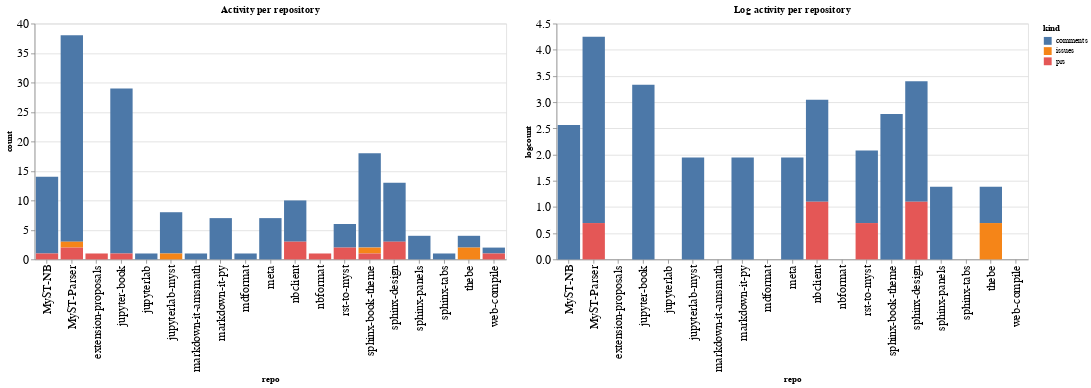

The cell this chart's notebook holds for it:
### Code cell
ch1 = alt.Chart(repo_summaries, width=600, title="Activity per repository").mark_bar().encode(
    x='repo',
    y='count',
    color='kind',
    tooltip="kind"
)

ch2 = alt.Chart(repo_summaries, width=600, title="Log activity per repository").mark_bar().encode(
    x='repo',
    y='logcount',
    color='kind',
    tooltip="kind"
)

ch1 | ch2

### Figure 1 — Vega-Lite specification as saved in the notebook (floating-point values rounded to 4 significant figures)
{"config": {"axisLeft": {"labelFontSize": 15}, "axisBottom": {"labelFontSize": 15}}, "hconcat": [{"mark": "bar", "encoding": {"color": {"type": "nominal", "field": "kind"}, "tooltip": {"type": "nominal", "field": "kind"}, "x": {"type": "nominal", "field": "repo"}, "y": {"type": "quantitative", "field": "count"}}, "title": "Activity per repository", "width": 600}, {"mark": "bar", "encoding": {"color": {"type": "nominal", "field": "kind"}, "tooltip": {"type": "nominal", "field": "kind"}, "x": {"type": "nominal", "field": "repo"}, "y": {"type": "quantitative", "field": "logcount"}}, "title": "Log activity per repository", "width": 600}], "data": {"name": "data-8a091a533b7fd9f1e2ef4a701f11c15a"}, "$schema": "https://vega.github.io/schema/vega-lite/v4.8.1.json", "datasets": {"data-8a091a533b7fd9f1e2ef4a701f11c15a": [{"repo": "MyST-NB", "kind": "comments", "count": 13, "logcount": 2.565}, {"repo": "MyST-NB", "kind": "prs", "count": 1, "logcount": 0.0}, {"repo": "MyST-Parser", "kind": "comments", "count": 35, "logcount": 3.555}, {"repo": "MyST-Parser", "kind": "issues", "count": 1, "logcount": 0.0}, {"repo": "MyST-Parser", "kind": "prs", "count": 2, "logcount": 0.6931}, {"repo": "extension-proposals", "kind": "prs", "count": 1, "logcount": 0.0}, {"repo": "jupyter-book", "kind": "comments", "count": 28, "logcount": 3.332}, {"repo": "jupyter-book", "kind": "prs", "count": 1, "logcount": 0.0}, {"repo": "jupyterlab", "kind": "comments", "count": 1, "logcount": 0.0}, {"repo": "jupyterlab-myst", "kind": "comments", "count": 7, "logcount": 1.946}, {"repo": "jupyterlab-myst", "kind": "issues", "count": 1, "logcount": 0.0}, {"repo": "markdown-it-amsmath", "kind": "comments", "count": 1, "logcount": 0.0}, {"repo": "markdown-it-py", "kind": "comments", "count": 7, "logcount": 1.946}, {"repo": "mdformat", "kind": "comments", "count": 1, "logcount": 0.0}, {"repo": "meta", "kind": "comments", "count": 7, "logcount": 1.946}, {"repo": "nbclient", "kind": "comments", "count": 7, "logcount": 1.946}, {"repo": "nbclient", "kind": "prs", "count": 3, "logcount": 1.099}, {"repo": "nbformat", "kind": "prs", "count": 1, "logcount": 0.0}, {"repo": "rst-to-myst", "kind": "comments", "count": 4, "logcount": 1.386}, {"repo": "rst-to-myst", "kind": "prs", "count": 2, "logcount": 0.6931}, {"repo": "sphinx-book-theme", "kind": "comments", "count": 16, "logcount": 2.773}, {"repo": "sphinx-book-theme", "kind": "issues", "count": 1, "logcount": 0.0}, {"repo": "sphinx-book-theme", "kind": "prs", "count": 1, "logcount": 0.0}, {"repo": "sphinx-design", "kind": "comments", "count": 10, "logcount": 2.303}, {"repo": "sphinx-design", "kind": "prs", "count": 3, "logcount": 1.099}, {"repo": "sphinx-panels", "kind": "comments", "count": 4, "logcount": 1.386}, {"repo": "sphinx-tabs", "kind": "comments", "count": 1, "logcount": 0.0}, {"repo": "thebe", "kind": "comments", "count": 2, "logcount": 0.6931}, {"repo": "thebe", "kind": "issues", "count": 2, "logcount": 0.6931}, {"repo": "web-compile", "kind": "comments", "count": 1, "logcount": 0.0}, {"repo": "web-compile", "kind": "prs", "count": 1, "logcount": 0.0}]}}
